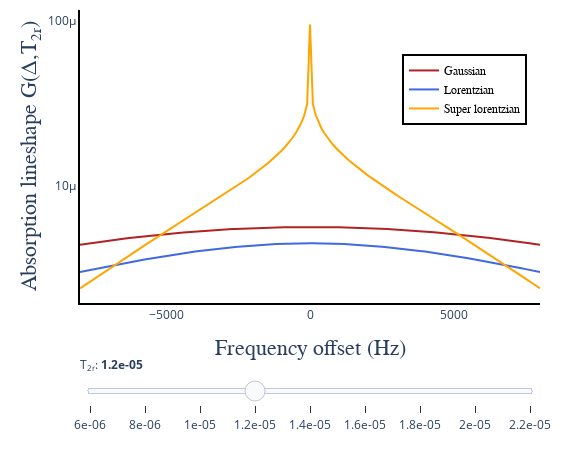

Notebook code cell kept with this figure:
### Code cell
delta = np.arange(-8000,8100,100) # in Hz
t_2r = np.arange(6e-6,24e-6,2e-6) # in s
G_gaussian = np.zeros((len(delta),len(t_2r)+1))
G_lor = np.zeros((len(delta),len(t_2r)+1))
G_superlor = np.zeros((len(delta),len(t_2r)+1))

G_gaussian[:,0] = delta
G_lor[:,0] = delta
G_superlor[:,0] = delta

for ii in range(len(t_2r)):
    for jj in range(len(delta)):
        G_gaussian[jj,ii+1] = (t_2r[ii]/np.sqrt(2*np.pi))*np.exp(-(2*np.pi*delta[jj]*t_2r[ii])**2/2)
        
        G_lor[jj,ii+1] = (t_2r[ii]/np.pi)*1/(1+((2*np.pi*delta[jj]*t_2r[ii])**2))
        
        integral = quad(integrand, 0, 1, args=(delta[jj],t_2r[ii]))
        G_superlor[jj,ii+1] = (t_2r[ii])*(np.sqrt(2/np.pi))*integral[0]


init_notebook_mode(connected=True)

lineshape1 = [dict(
        visible = False,
        x = G_gaussian[:,0],
        y = G_gaussian[:,ii+1],
        line = dict(color = "firebrick"),
        name = 'Gaussian',
        hovertemplate = 'Gaussian, G(\u0394,T<sub>2r</sub>) = %{y}<br>Frequency offset = %{x} Hz<extra></extra>') for ii in range(len(t_2r))]

lineshape1[4]['visible'] = True

lineshape2 = [dict(
        visible = False,
        x = G_lor[:,0],
        y = G_lor[:,ii+1],
        line = dict(color = "royalblue"),
        name = 'Lorentzian',
        hovertemplate = 'Lorentzian, G(\u0394,T<sub>2r</sub>) = %{y}<br>Frequency offset = %{x} Hz<extra></extra>') for ii in range(len(t_2r))]

lineshape2[4]['visible'] = True

lineshape3 = [dict(
        visible = False,
        x = G_superlor[:,0],
        y = G_superlor[:,ii+1],
        line = dict(color = "orange"),
        name = 'Super lorentzian',
        hovertemplate = 'Super lorentzian, G(\u0394,T<sub>2r</sub>) = %{y}<br>Frequency offset = %{x} Hz<extra></extra>') for ii in range(len(t_2r))]

lineshape3[4]['visible'] = True

data = lineshape1 + lineshape2 + lineshape3

steps = []
for i in range(len(t_2r)):
    step = dict(
        method = 'restyle',  
        args = ['visible', [False] * len(lineshape1)],
        label = str(round(t_2r[i], 7))
    )
    step['args'][1][i] = True # Toggle i'th trace to "visible"
    steps.append(step)

sliders = [dict(
    x = 0,
    y = -0.0,
    active = 3,
    currentvalue = {"prefix": "T<sub>2r</sub>: <b>"},
    pad = {"t": 50, "b": 10},
    steps = steps
)]

layout = go.Layout(
    plot_bgcolor='rgba(0,0,0,0)',
    width=580,
    height=450,
    margin=go.layout.Margin(
        l=80,
        r=40,
        b=60,
        t=10,
    ),
    annotations=[
        dict(
            x=0.5004254919715793,
            y=-0.2,
            showarrow=False,
            text='Frequency offset (Hz)',
            font=dict(
                family='Times New Roman',
                size=22
            ),
            xref='paper',
            yref='paper'
        ),
        dict(
            x=-0.14,
            y=0.5,
            showarrow=False,
            text='Absorption lineshape G(\u0394,T<sub>2r</sub>)',
            font=dict(
                family='Times New Roman',
                size=22
            ),
            textangle=-90,
            xref='paper',
            yref='paper'
        ),
    ],
    xaxis=dict(
        autorange=False,
        range=[-8000, 8000],
        showgrid=False,
        linecolor='black',
        linewidth=2
    ),
    yaxis=dict(
        autorange=True,
        type="log",
        range=[0, 3],
        dtick=1,
        showgrid=False,
        linecolor='black',
        linewidth=2
    ),
    legend=dict(
        x=0.7,
        y=0.85,
        traceorder='normal',
        font=dict(
            family='Times New Roman',
            size=12,
            color='#000'
        ),
        bordercolor='#000000',
        borderwidth=2
    ), 
    sliders=sliders
)

fig = dict(data=data, layout=layout)

iplot(fig, filename = 'basic-line', config = config)

hide_toggle()

### Figure 1 — Plotly figure (JSON) as saved in the notebook; plotly's stock layout.template omitted (floating-point values rounded to 4 significant figures; data arrays with more than 128 entries replaced by an {"elided": "..."} marker saying what was removed)
{"data": [{"hovertemplate": "Gaussian, G(Δ,T<sub>2r</sub>) = %{y}<br>Frequency offset = %{x} Hz<extra></extra>", "line": {"color": "firebrick"}, "name": "Gaussian", "type": "scatter", "visible": false, "x": {"elided": "161 int values"}, "y": {"elided": "161 float values"}}, {"hovertemplate": "Gaussian, G(Δ,T<sub>2r</sub>) = %{y}<br>Frequency offset = %{x} Hz<extra></extra>", "line": {"color": "firebrick"}, "name": "Gaussian", "type": "scatter", "visible": false, "x": {"elided": "161 int values"}, "y": {"elided": "161 float values"}}, {"hovertemplate": "Gaussian, G(Δ,T<sub>2r</sub>) = %{y}<br>Frequency offset = %{x} Hz<extra></extra>", "line": {"color": "firebrick"}, "name": "Gaussian", "type": "scatter", "visible": false, "x": {"elided": "161 int values"}, "y": {"elided": "161 float values"}}, {"hovertemplate": "Gaussian, G(Δ,T<sub>2r</sub>) = %{y}<br>Frequency offset = %{x} Hz<extra></extra>", "line": {"color": "firebrick"}, "name": "Gaussian", "type": "scatter", "visible": false, "x": {"elided": "161 int values"}, "y": {"elided": "161 float values"}}, {"hovertemplate": "Gaussian, G(Δ,T<sub>2r</sub>) = %{y}<br>Frequency offset = %{x} Hz<extra></extra>", "line": {"color": "firebrick"}, "name": "Gaussian", "type": "scatter", "visible": true, "x": {"elided": "161 int values"}, "y": {"elided": "161 float values"}}, {"hovertemplate": "Gaussian, G(Δ,T<sub>2r</sub>) = %{y}<br>Frequency offset = %{x} Hz<extra></extra>", "line": {"color": "firebrick"}, "name": "Gaussian", "type": "scatter", "visible": false, "x": {"elided": "161 int values"}, "y": {"elided": "161 float values"}}, {"hovertemplate": "Gaussian, G(Δ,T<sub>2r</sub>) = %{y}<br>Frequency offset = %{x} Hz<extra></extra>", "line": {"color": "firebrick"}, "name": "Gaussian", "type": "scatter", "visible": false, "x": {"elided": "161 int values"}, "y": {"elided": "161 float values"}}, {"hovertemplate": "Gaussian, G(Δ,T<sub>2r</sub>) = %{y}<br>Frequency offset = %{x} Hz<extra></extra>", "line": {"color": "firebrick"}, "name": "Gaussian", "type": "scatter", "visible": false, "x": {"elided": "161 int values"}, "y": {"elided": "161 float values"}}, {"hovertemplate": "Gaussian, G(Δ,T<sub>2r</sub>) = %{y}<br>Frequency offset = %{x} Hz<extra></extra>", "line": {"color": "firebrick"}, "name": "Gaussian", "type": "scatter", "visible": false, "x": {"elided": "161 int values"}, "y": {"elided": "161 float values"}}, {"hovertemplate": "Lorentzian, G(Δ,T<sub>2r</sub>) = %{y}<br>Frequency offset = %{x} Hz<extra></extra>", "line": {"color": "royalblue"}, "name": "Lorentzian", "type": "scatter", "visible": false, "x": {"elided": "161 int values"}, "y": {"elided": "161 float values"}}, {"hovertemplate": "Lorentzian, G(Δ,T<sub>2r</sub>) = %{y}<br>Frequency offset = %{x} Hz<extra></extra>", "line": {"color": "royalblue"}, "name": "Lorentzian", "type": "scatter", "visible": false, "x": {"elided": "161 int values"}, "y": {"elided": "161 float values"}}, {"hovertemplate": "Lorentzian, G(Δ,T<sub>2r</sub>) = %{y}<br>Frequency offset = %{x} Hz<extra></extra>", "line": {"color": "royalblue"}, "name": "Lorentzian", "type": "scatter", "visible": false, "x": {"elided": "161 int values"}, "y": {"elided": "161 float values"}}, {"hovertemplate": "Lorentzian, G(Δ,T<sub>2r</sub>) = %{y}<br>Frequency offset = %{x} Hz<extra></extra>", "line": {"color": "royalblue"}, "name": "Lorentzian", "type": "scatter", "visible": false, "x": {"elided": "161 int values"}, "y": {"elided": "161 float values"}}, {"hovertemplate": "Lorentzian, G(Δ,T<sub>2r</sub>) = %{y}<br>Frequency offset = %{x} Hz<extra></extra>", "line": {"color": "royalblue"}, "name": "Lorentzian", "type": "scatter", "visible": true, "x": {"elided": "161 int values"}, "y": {"elided": "161 float values"}}, {"hovertemplate": "Lorentzian, G(Δ,T<sub>2r</sub>) = %{y}<br>Frequency offset = %{x} Hz<extra></extra>", "line": {"color": "royalblue"}, "name": "Lorentzian", "type": "scatter", "visible": false, "x": {"elided": "161 int values"}, "y": {"elided": "161 float values"}}, {"hovertemplate": "Lorentzian, G(Δ,T<sub>2r</sub>) = %{y}<br>Frequency offset = %{x} Hz<extra></extra>", "line": {"color": "royalblue"}, "name": "Lorentzian", "type": "scatter", "visible": false, "x": {"elided": "161 int values"}, "y": {"elided": "161 float values"}}, {"hovertemplate": "Lorentzian, G(Δ,T<sub>2r</sub>) = %{y}<br>Frequency offset = %{x} Hz<extra></extra>", "line": {"color": "royalblue"}, "name": "Lorentzian", "type": "scatter", "visible": false, "x": {"elided": "161 int values"}, "y": {"elided": "161 float values"}}, {"hovertemplate": "Lorentzian, G(Δ,T<sub>2r</sub>) = %{y}<br>Frequency offset = %{x} Hz<extra></extra>", "line": {"color": "royalblue"}, "name": "Lorentzian", "type": "scatter", "visible": false, "x": {"elided": "161 int values"}, "y": {"elided": "161 float values"}}, {"hovertemplate": "Super lorentzian, G(Δ,T<sub>2r</sub>) = %{y}<br>Frequency offset = %{x} Hz<extra></extra>", "line": {"color": "orange"}, "name": "Super lorentzian", "type": "scatter", "visible": false, "x": {"elided": "161 int values"}, "y": {"elided": "161 float values"}}, {"hovertemplate": "Super lorentzian, G(Δ,T<sub>2r</sub>) = %{y}<br>Frequency offset = %{x} Hz<extra></extra>", "line": {"color": "orange"}, "name": "Super lorentzian", "type": "scatter", "visible": false, "x": {"elided": "161 int values"}, "y": {"elided": "161 float values"}}, {"hovertemplate": "Super lorentzian, G(Δ,T<sub>2r</sub>) = %{y}<br>Frequency offset = %{x} Hz<extra></extra>", "line": {"color": "orange"}, "name": "Super lorentzian", "type": "scatter", "visible": false, "x": {"elided": "161 int values"}, "y": {"elided": "161 float values"}}, {"hovertemplate": "Super lorentzian, G(Δ,T<sub>2r</sub>) = %{y}<br>Frequency offset = %{x} Hz<extra></extra>", "line": {"color": "orange"}, "name": "Super lorentzian", "type": "scatter", "visible": false, "x": {"elided": "161 int values"}, "y": {"elided": "161 float values"}}, {"hovertemplate": "Super lorentzian, G(Δ,T<sub>2r</sub>) = %{y}<br>Frequency offset = %{x} Hz<extra></extra>", "line": {"color": "orange"}, "name": "Super lorentzian", "type": "scatter", "visible": true, "x": {"elided": "161 int values"}, "y": {"elided": "161 float values"}}, {"hovertemplate": "Super lorentzian, G(Δ,T<sub>2r</sub>) = %{y}<br>Frequency offset = %{x} Hz<extra></extra>", "line": {"color": "orange"}, "name": "Super lorentzian", "type": "scatter", "visible": false, "x": {"elided": "161 int values"}, "y": {"elided": "161 float values"}}, {"hovertemplate": "Super lorentzian, G(Δ,T<sub>2r</sub>) = %{y}<br>Frequency offset = %{x} Hz<extra></extra>", "line": {"color": "orange"}, "name": "Super lorentzian", "type": "scatter", "visible": false, "x": {"elided": "161 int values"}, "y": {"elided": "161 float values"}}, {"hovertemplate": "Super lorentzian, G(Δ,T<sub>2r</sub>) = %{y}<br>Frequency offset = %{x} Hz<extra></extra>", "line": {"color": "orange"}, "name": "Super lorentzian", "type": "scatter", "visible": false, "x": {"elided": "161 int values"}, "y": {"elided": "161 float values"}}, {"hovertemplate": "Super lorentzian, G(Δ,T<sub>2r</sub>) = %{y}<br>Frequency offset = %{x} Hz<extra></extra>", "line": {"color": "orange"}, "name": "Super lorentzian", "type": "scatter", "visible": false, "x": {"elided": "161 int values"}, "y": {"elided": "161 float values"}}], "layout": {"annotations": [{"font": {"family": "Times New Roman", "size": 22}, "showarrow": false, "text": "Frequency offset (Hz)", "x": 0.5004, "xref": "paper", "y": -0.2, "yref": "paper"}, {"font": {"family": "Times New Roman", "size": 22}, "showarrow": false, "text": "Absorption lineshape G(Δ,T<sub>2r</sub>)", "textangle": -90, "x": -0.14, "xref": "paper", "y": 0.5, "yref": "paper"}], "height": 450, "legend": {"bordercolor": "#000000", "borderwidth": 2, "font": {"color": "#000", "family": "Times New Roman", "size": 12}, "traceorder": "normal", "x": 0.7, "y": 0.85}, "margin": {"b": 60, "l": 80, "r": 40, "t": 10}, "plot_bgcolor": "rgba(0,0,0,0)", "sliders": [{"active": 3, "currentvalue": {"prefix": "T<sub>2r</sub>: <b>"}, "pad": {"b": 10, "t": 50}, "steps": [{"args": ["visible", [true, false, false, false, false, false, false, false, false]], "label": "6e-06", "method": "restyle"}, {"args": ["visible", [false, true, false, false, false, false, false, false, false]], "label": "8e-06", "method": "restyle"}, {"args": ["visible", [false, false, true, false, false, false, false, false, false]], "label": "1e-05", "method": "restyle"}, {"args": ["visible", [false, false, false, true, false, false, false, false, false]], "label": "1.2e-05", "method": "restyle"}, {"args": ["visible", [false, false, false, false, true, false, false, false, false]], "label": "1.4e-05", "method": "restyle"}, {"args": ["visible", [false, false, false, false, false, true, false, false, false]], "label": "1.6e-05", "method": "restyle"}, {"args": ["visible", [false, false, false, false, false, false, true, false, false]], "label": "1.8e-05", "method": "restyle"}, {"args": ["visible", [false, false, false, false, false, false, false, true, false]], "label": "2e-05", "method": "restyle"}, {"args": ["visible", [false, false, false, false, false, false, false, false, true]], "label": "2.2e-05", "method": "restyle"}], "x": 0, "y": 0}], "width": 580, "xaxis": {"autorange": false, "linecolor": "black", "linewidth": 2, "range": [-8000, 8000], "showgrid": false}, "yaxis": {"autorange": true, "dtick": 1, "linecolor": "black", "linewidth": 2, "range": [0, 3], "showgrid": false, "type": "log"}}}
